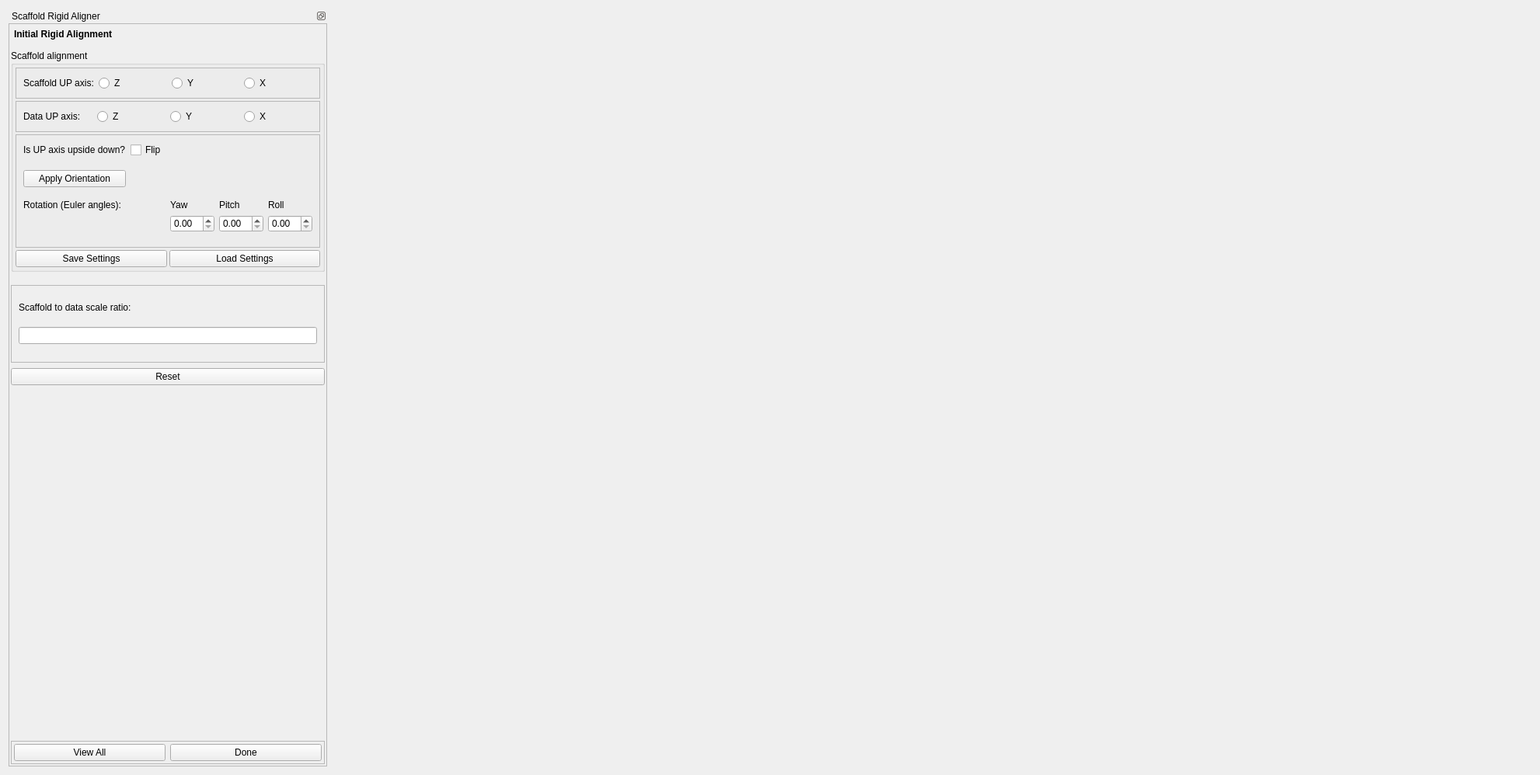
<?xml version="1.0" encoding="UTF-8"?>
<ui version="4.0">
 <class>ScaffoldRigidAlignerWidget</class>
 <widget class="QWidget" name="ScaffoldRigidAlignerWidget">
  <property name="geometry">
   <rect>
    <x>0</x>
    <y>0</y>
    <width>1982</width>
    <height>998</height>
   </rect>
  </property>
  <property name="sizePolicy">
   <sizepolicy hsizetype="Preferred" vsizetype="Preferred">
    <horstretch>0</horstretch>
    <verstretch>0</verstretch>
   </sizepolicy>
  </property>
  <property name="windowTitle">
   <string>Form</string>
  </property>
  <layout class="QHBoxLayout" name="horizontalLayout">
   <item>
    <widget class="QDockWidget" name="dockWidget">
     <property name="sizePolicy">
      <sizepolicy hsizetype="Preferred" vsizetype="Expanding">
       <horstretch>0</horstretch>
       <verstretch>0</verstretch>
      </sizepolicy>
     </property>
     <property name="minimumSize">
      <size>
       <width>410</width>
       <height>135</height>
      </size>
     </property>
     <property name="features">
      <set>QDockWidget::DockWidgetFloatable|QDockWidget::DockWidgetMovable</set>
     </property>
     <property name="allowedAreas">
      <set>Qt::AllDockWidgetAreas</set>
     </property>
     <property name="windowTitle">
      <string>Scaffold Rigid Aligner</string>
     </property>
     <widget class="QWidget" name="dockWidgetContents">
      <property name="sizePolicy">
       <sizepolicy hsizetype="Preferred" vsizetype="Expanding">
        <horstretch>0</horstretch>
        <verstretch>0</verstretch>
       </sizepolicy>
      </property>
      <layout class="QVBoxLayout" name="verticalLayout_2">
       <property name="margin">
        <number>0</number>
       </property>
       <item>
        <widget class="QScrollArea" name="scrollArea">
         <property name="sizePolicy">
          <sizepolicy hsizetype="Minimum" vsizetype="Expanding">
           <horstretch>0</horstretch>
           <verstretch>0</verstretch>
          </sizepolicy>
         </property>
         <property name="horizontalScrollBarPolicy">
          <enum>Qt::ScrollBarAlwaysOff</enum>
         </property>
         <property name="widgetResizable">
          <bool>true</bool>
         </property>
         <widget class="QWidget" name="scrollAreaWidgetContents">
          <property name="geometry">
           <rect>
            <x>0</x>
            <y>0</y>
            <width>408</width>
            <height>956</height>
           </rect>
          </property>
          <layout class="QVBoxLayout" name="verticalLayout_3">
           <property name="spacing">
            <number>2</number>
           </property>
           <property name="margin">
            <number>2</number>
           </property>
           <item>
            <widget class="QToolBox" name="toolBox">
             <property name="sizePolicy">
              <sizepolicy hsizetype="Preferred" vsizetype="Expanding">
               <horstretch>0</horstretch>
               <verstretch>0</verstretch>
              </sizepolicy>
             </property>
             <property name="styleSheet">
              <string notr="true">QToolBox::tab {
         background: qlineargradient(x1: 0, y1: 0, x2: 0, y2: 1,
                                     stop: 0 #E1E1E1, stop: 0.4 #DDDDDD,
                                     stop: 0.5 #D8D8D8, stop: 1.0 #D3D3D3);
         border-radius: 5px;
         color: black;
     }

     QToolBox::tab:selected { /* italicize selected tabs */
         font: bold;
         color: black;
     }
QToolBox {
    padding : 0
}</string>
             </property>
             <property name="currentIndex">
              <number>0</number>
             </property>
             <property name="tabSpacing">
              <number>6</number>
             </property>
             <widget class="QWidget" name="alignPage">
              <property name="geometry">
               <rect>
                <x>0</x>
                <y>0</y>
                <width>404</width>
                <height>892</height>
               </rect>
              </property>
              <property name="sizePolicy">
               <sizepolicy hsizetype="Preferred" vsizetype="Expanding">
                <horstretch>0</horstretch>
                <verstretch>0</verstretch>
               </sizepolicy>
              </property>
              <attribute name="label">
               <string>Initial Rigid Alignment</string>
              </attribute>
              <layout class="QVBoxLayout" name="verticalLayout_5">
               <property name="spacing">
                <number>7</number>
               </property>
               <property name="leftMargin">
                <number>0</number>
               </property>
               <property name="topMargin">
                <number>3</number>
               </property>
               <property name="rightMargin">
                <number>0</number>
               </property>
               <property name="bottomMargin">
                <number>3</number>
               </property>
               <item>
                <widget class="QGroupBox" name="alignSettingsGroupBox">
                 <property name="title">
                  <string>Scaffold alignment</string>
                 </property>
                 <layout class="QVBoxLayout" name="verticalLayout_7">
                  <property name="spacing">
                   <number>3</number>
                  </property>
                  <property name="margin">
                   <number>3</number>
                  </property>
                  <item>
                   <widget class="QFrame" name="scaffoldAxis_frame">
                    <property name="minimumSize">
                     <size>
                      <width>0</width>
                      <height>10</height>
                     </size>
                    </property>
                    <property name="frameShape">
                     <enum>QFrame::StyledPanel</enum>
                    </property>
                    <property name="frameShadow">
                     <enum>QFrame::Raised</enum>
                    </property>
                    <layout class="QGridLayout" name="gridLayout_2">
                     <item row="0" column="2">
                      <widget class="QRadioButton" name="scaffoldY_radioButton">
                       <property name="sizePolicy">
                        <sizepolicy hsizetype="Minimum" vsizetype="Fixed">
                         <horstretch>0</horstretch>
                         <verstretch>0</verstretch>
                        </sizepolicy>
                       </property>
                       <property name="text">
                        <string>Y</string>
                       </property>
                      </widget>
                     </item>
                     <item row="0" column="1">
                      <widget class="QRadioButton" name="scaffoldZ_radioButton">
                       <property name="text">
                        <string>Z</string>
                       </property>
                      </widget>
                     </item>
                     <item row="0" column="3">
                      <widget class="QRadioButton" name="scaffoldX_radioButton">
                       <property name="text">
                        <string>X</string>
                       </property>
                      </widget>
                     </item>
                     <item row="0" column="0">
                      <widget class="QLabel" name="scaffoldAxis_label">
                       <property name="text">
                        <string>Scaffold UP axis:</string>
                       </property>
                      </widget>
                     </item>
                    </layout>
                   </widget>
                  </item>
                  <item>
                   <widget class="QFrame" name="dataAxis_frame">
                    <property name="minimumSize">
                     <size>
                      <width>0</width>
                      <height>10</height>
                     </size>
                    </property>
                    <property name="frameShape">
                     <enum>QFrame::StyledPanel</enum>
                    </property>
                    <property name="frameShadow">
                     <enum>QFrame::Raised</enum>
                    </property>
                    <layout class="QGridLayout" name="gridLayout_3">
                     <item row="2" column="3">
                      <widget class="QRadioButton" name="dataX_radioButton">
                       <property name="text">
                        <string>X</string>
                       </property>
                      </widget>
                     </item>
                     <item row="2" column="1">
                      <widget class="QRadioButton" name="dataZ_radioButton">
                       <property name="text">
                        <string>Z</string>
                       </property>
                      </widget>
                     </item>
                     <item row="2" column="2">
                      <widget class="QRadioButton" name="datadY_radioButton">
                       <property name="sizePolicy">
                        <sizepolicy hsizetype="Minimum" vsizetype="Fixed">
                         <horstretch>0</horstretch>
                         <verstretch>0</verstretch>
                        </sizepolicy>
                       </property>
                       <property name="text">
                        <string>Y</string>
                       </property>
                      </widget>
                     </item>
                     <item row="2" column="0">
                      <widget class="QLabel" name="dataAxis_label">
                       <property name="text">
                        <string>Data UP axis:</string>
                       </property>
                      </widget>
                     </item>
                    </layout>
                   </widget>
                  </item>
                  <item>
                   <widget class="QFrame" name="swapAxis_frame">
                    <property name="minimumSize">
                     <size>
                      <width>0</width>
                      <height>59</height>
                     </size>
                    </property>
                    <property name="frameShape">
                     <enum>QFrame::StyledPanel</enum>
                    </property>
                    <property name="frameShadow">
                     <enum>QFrame::Raised</enum>
                    </property>
                    <layout class="QGridLayout" name="gridLayout_6">
                     <item row="8" column="4">
                      <widget class="QDoubleSpinBox" name="roll_doubleSpinBox"/>
                     </item>
                     <item row="10" column="1">
                      <spacer name="verticalSpacer">
                       <property name="orientation">
                        <enum>Qt::Vertical</enum>
                       </property>
                       <property name="sizeType">
                        <enum>QSizePolicy::Minimum</enum>
                       </property>
                       <property name="sizeHint" stdset="0">
                        <size>
                         <width>20</width>
                         <height>10</height>
                        </size>
                       </property>
                      </spacer>
                     </item>
                     <item row="8" column="2">
                      <widget class="QDoubleSpinBox" name="yaw_doubleSpinBox"/>
                     </item>
                     <item row="8" column="3">
                      <widget class="QDoubleSpinBox" name="pitch_doubleSpinBox"/>
                     </item>
                     <item row="7" column="2">
                      <widget class="QLabel" name="yaw_label">
                       <property name="text">
                        <string>Yaw</string>
                       </property>
                      </widget>
                     </item>
                     <item row="3" column="0">
                      <widget class="QLabel" name="upsideDown_label">
                       <property name="text">
                        <string>Is UP axis upside down?</string>
                       </property>
                      </widget>
                     </item>
                     <item row="3" column="1">
                      <widget class="QCheckBox" name="upsideDown_checkBox">
                       <property name="text">
                        <string>Flip</string>
                       </property>
                      </widget>
                     </item>
                     <item row="7" column="3">
                      <widget class="QLabel" name="pitch_label">
                       <property name="text">
                        <string>Pitch</string>
                       </property>
                      </widget>
                     </item>
                     <item row="7" column="4">
                      <widget class="QLabel" name="roll_label">
                       <property name="text">
                        <string>Roll</string>
                       </property>
                      </widget>
                     </item>
                     <item row="7" column="0">
                      <widget class="QLabel" name="rotateAxis_label">
                       <property name="text">
                        <string>Rotation (Euler angles):</string>
                       </property>
                      </widget>
                     </item>
                     <item row="5" column="0">
                      <widget class="QPushButton" name="axisDone_pushButton">
                       <property name="sizePolicy">
                        <sizepolicy hsizetype="Minimum" vsizetype="Fixed">
                         <horstretch>0</horstretch>
                         <verstretch>0</verstretch>
                        </sizepolicy>
                       </property>
                       <property name="text">
                        <string>Apply Orientation</string>
                       </property>
                      </widget>
                     </item>
                     <item row="6" column="0">
                      <spacer name="verticalSpacer_5">
                       <property name="orientation">
                        <enum>Qt::Vertical</enum>
                       </property>
                       <property name="sizeType">
                        <enum>QSizePolicy::Minimum</enum>
                       </property>
                       <property name="sizeHint" stdset="0">
                        <size>
                         <width>20</width>
                         <height>10</height>
                        </size>
                       </property>
                      </spacer>
                     </item>
                     <item row="4" column="1">
                      <spacer name="verticalSpacer_3">
                       <property name="orientation">
                        <enum>Qt::Vertical</enum>
                       </property>
                       <property name="sizeType">
                        <enum>QSizePolicy::Minimum</enum>
                       </property>
                       <property name="sizeHint" stdset="0">
                        <size>
                         <width>20</width>
                         <height>10</height>
                        </size>
                       </property>
                      </spacer>
                     </item>
                    </layout>
                   </widget>
                  </item>
                  <item>
                   <widget class="QWidget" name="alignLoadSaveWidgets" native="true">
                    <property name="sizePolicy">
                     <sizepolicy hsizetype="Preferred" vsizetype="Fixed">
                      <horstretch>0</horstretch>
                      <verstretch>0</verstretch>
                     </sizepolicy>
                    </property>
                    <layout class="QGridLayout" name="gridLayout" rowstretch="0,0">
                     <property name="margin">
                      <number>0</number>
                     </property>
                     <property name="spacing">
                      <number>3</number>
                     </property>
                     <item row="1" column="2">
                      <widget class="QPushButton" name="loadSettingsButton">
                       <property name="enabled">
                        <bool>true</bool>
                       </property>
                       <property name="toolTip">
                        <string>Load pre-saved alignment settings</string>
                       </property>
                       <property name="text">
                        <string>Load Settings</string>
                       </property>
                      </widget>
                     </item>
                     <item row="1" column="1">
                      <widget class="QPushButton" name="saveSettingsButton">
                       <property name="toolTip">
                        <string>Offset the model to the centre of the data points. May need to click View All afterwards.</string>
                       </property>
                       <property name="text">
                        <string>Save Settings</string>
                       </property>
                      </widget>
                     </item>
                    </layout>
                   </widget>
                  </item>
                 </layout>
                </widget>
               </item>
               <item>
                <spacer name="verticalSpacer_4">
                 <property name="orientation">
                  <enum>Qt::Vertical</enum>
                 </property>
                 <property name="sizeType">
                  <enum>QSizePolicy::Fixed</enum>
                 </property>
                 <property name="sizeHint" stdset="0">
                  <size>
                   <width>20</width>
                   <height>10</height>
                  </size>
                 </property>
                </spacer>
               </item>
               <item>
                <widget class="QFrame" name="scaleRatio_frame">
                 <property name="sizePolicy">
                  <sizepolicy hsizetype="Expanding" vsizetype="Preferred">
                   <horstretch>0</horstretch>
                   <verstretch>0</verstretch>
                  </sizepolicy>
                 </property>
                 <property name="minimumSize">
                  <size>
                   <width>0</width>
                   <height>100</height>
                  </size>
                 </property>
                 <property name="frameShape">
                  <enum>QFrame::StyledPanel</enum>
                 </property>
                 <property name="frameShadow">
                  <enum>QFrame::Raised</enum>
                 </property>
                 <layout class="QGridLayout" name="gridLayout_4">
                  <item row="0" column="0">
                   <widget class="QLabel" name="scaleRatio_label">
                    <property name="sizePolicy">
                     <sizepolicy hsizetype="Preferred" vsizetype="Fixed">
                      <horstretch>0</horstretch>
                      <verstretch>0</verstretch>
                     </sizepolicy>
                    </property>
                    <property name="text">
                     <string>Scaffold to data scale ratio:</string>
                    </property>
                   </widget>
                  </item>
                  <item row="1" column="0">
                   <widget class="QLineEdit" name="scaleRatio_lineEdit">
                    <property name="sizePolicy">
                     <sizepolicy hsizetype="Expanding" vsizetype="Fixed">
                      <horstretch>0</horstretch>
                      <verstretch>0</verstretch>
                     </sizepolicy>
                    </property>
                   </widget>
                  </item>
                 </layout>
                </widget>
               </item>
               <item>
                <widget class="QPushButton" name="alignResetButton">
                 <property name="sizePolicy">
                  <sizepolicy hsizetype="Minimum" vsizetype="Fixed">
                   <horstretch>0</horstretch>
                   <verstretch>0</verstretch>
                  </sizepolicy>
                 </property>
                 <property name="toolTip">
                  <string>Reset the alignment settings</string>
                 </property>
                 <property name="text">
                  <string>Reset</string>
                 </property>
                </widget>
               </item>
               <item>
                <spacer name="verticalSpacer_2">
                 <property name="orientation">
                  <enum>Qt::Vertical</enum>
                 </property>
                 <property name="sizeHint" stdset="0">
                  <size>
                   <width>20</width>
                   <height>40</height>
                  </size>
                 </property>
                </spacer>
               </item>
              </layout>
             </widget>
            </widget>
           </item>
           <item>
            <widget class="QFrame" name="frame">
             <property name="frameShape">
              <enum>QFrame::StyledPanel</enum>
             </property>
             <property name="frameShadow">
              <enum>QFrame::Raised</enum>
             </property>
             <layout class="QHBoxLayout" name="horizontalLayout_2">
              <property name="margin">
               <number>3</number>
              </property>
              <item>
               <widget class="QPushButton" name="viewAllButton">
                <property name="toolTip">
                 <string>Adjust the view to see the whole model</string>
                </property>
                <property name="text">
                 <string>View All</string>
                </property>
               </widget>
              </item>
              <item>
               <widget class="QPushButton" name="doneButton">
                <property name="sizePolicy">
                 <sizepolicy hsizetype="Minimum" vsizetype="Fixed">
                  <horstretch>0</horstretch>
                  <verstretch>0</verstretch>
                 </sizepolicy>
                </property>
                <property name="toolTip">
                 <string>Finish this step</string>
                </property>
                <property name="text">
                 <string>Done</string>
                </property>
               </widget>
              </item>
             </layout>
            </widget>
           </item>
          </layout>
         </widget>
        </widget>
       </item>
      </layout>
     </widget>
    </widget>
   </item>
   <item>
    <widget class="BaseSceneviewerWidget" name="sceneviewerWidget" native="true">
     <property name="sizePolicy">
      <sizepolicy hsizetype="Expanding" vsizetype="Preferred">
       <horstretch>1</horstretch>
       <verstretch>0</verstretch>
      </sizepolicy>
     </property>
     <property name="minimumSize">
      <size>
       <width>500</width>
       <height>0</height>
      </size>
     </property>
    </widget>
   </item>
   <item>
    <widget class="BaseSceneviewerWidget" name="overlaySceneviewerWidget" native="true">
     <property name="sizePolicy">
      <sizepolicy hsizetype="Expanding" vsizetype="Preferred">
       <horstretch>0</horstretch>
       <verstretch>0</verstretch>
      </sizepolicy>
     </property>
     <property name="minimumSize">
      <size>
       <width>750</width>
       <height>0</height>
      </size>
     </property>
     <property name="maximumSize">
      <size>
       <width>16777215</width>
       <height>1000</height>
      </size>
     </property>
    </widget>
   </item>
  </layout>
 </widget>
 <customwidgets>
  <customwidget>
   <class>BaseSceneviewerWidget</class>
   <extends>QWidget</extends>
   <header>opencmiss/zincwidgets/basesceneviewerwidget.h</header>
   <container>1</container>
  </customwidget>
 </customwidgets>
 <resources/>
 <connections/>
</ui>
